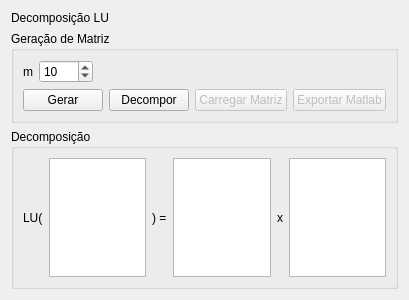
<?xml version="1.0" encoding="UTF-8"?>
<ui version="4.0">
 <class>LUTab</class>
 <widget class="QWidget" name="LUTab">
  <property name="geometry">
   <rect>
    <x>0</x>
    <y>0</y>
    <width>400</width>
    <height>300</height>
   </rect>
  </property>
  <property name="windowTitle">
   <string>Form</string>
  </property>
  <layout class="QVBoxLayout" name="verticalLayout">
   <item>
    <widget class="QLabel" name="label">
     <property name="text">
      <string>Decomposição LU</string>
     </property>
    </widget>
   </item>
   <item>
    <widget class="QGroupBox" name="groupBox">
     <property name="title">
      <string>Geração de Matriz</string>
     </property>
     <layout class="QVBoxLayout" name="verticalLayout_2">
      <item>
       <layout class="QHBoxLayout" name="horizontalLayout">
        <item>
         <widget class="QLabel" name="label_2">
          <property name="text">
           <string>m</string>
          </property>
         </widget>
        </item>
        <item>
         <widget class="QSpinBox" name="m_spinBox">
          <property name="minimum">
           <number>1</number>
          </property>
          <property name="maximum">
           <number>9999</number>
          </property>
          <property name="value">
           <number>10</number>
          </property>
         </widget>
        </item>
        <item>
         <spacer name="horizontalSpacer">
          <property name="orientation">
           <enum>Qt::Horizontal</enum>
          </property>
          <property name="sizeHint" stdset="0">
           <size>
            <width>40</width>
            <height>20</height>
           </size>
          </property>
         </spacer>
        </item>
       </layout>
      </item>
      <item>
       <layout class="QHBoxLayout" name="horizontalLayout_3">
        <item>
         <widget class="QPushButton" name="gen_pushButton">
          <property name="text">
           <string>Gerar</string>
          </property>
         </widget>
        </item>
        <item>
         <widget class="QPushButton" name="deco_pushButton">
          <property name="text">
           <string>Decompor</string>
          </property>
         </widget>
        </item>
        <item>
         <widget class="QPushButton" name="pushButton">
          <property name="enabled">
           <bool>false</bool>
          </property>
          <property name="text">
           <string>Carregar Matriz</string>
          </property>
         </widget>
        </item>
        <item>
         <widget class="QPushButton" name="pushButton_2">
          <property name="enabled">
           <bool>false</bool>
          </property>
          <property name="text">
           <string>Exportar Matlab</string>
          </property>
         </widget>
        </item>
        <item>
         <spacer name="horizontalSpacer_2">
          <property name="orientation">
           <enum>Qt::Horizontal</enum>
          </property>
          <property name="sizeHint" stdset="0">
           <size>
            <width>40</width>
            <height>20</height>
           </size>
          </property>
         </spacer>
        </item>
       </layout>
      </item>
     </layout>
    </widget>
   </item>
   <item>
    <widget class="QGroupBox" name="groupBox_2">
     <property name="title">
      <string>Decomposição</string>
     </property>
     <layout class="QHBoxLayout" name="horizontalLayout_2">
      <item>
       <widget class="QLabel" name="label_4">
        <property name="text">
         <string>LU(</string>
        </property>
       </widget>
      </item>
      <item>
       <widget class="QTableWidget" name="A_tableWidget">
        <attribute name="horizontalHeaderDefaultSectionSize">
         <number>60</number>
        </attribute>
        <attribute name="horizontalHeaderMinimumSectionSize">
         <number>60</number>
        </attribute>
        <attribute name="verticalHeaderMinimumSectionSize">
         <number>30</number>
        </attribute>
       </widget>
      </item>
      <item>
       <widget class="QLabel" name="label_5">
        <property name="text">
         <string>) =</string>
        </property>
       </widget>
      </item>
      <item>
       <widget class="QTableWidget" name="B_tableWidget">
        <property name="editTriggers">
         <set>QAbstractItemView::NoEditTriggers</set>
        </property>
        <attribute name="horizontalHeaderDefaultSectionSize">
         <number>60</number>
        </attribute>
        <attribute name="horizontalHeaderMinimumSectionSize">
         <number>60</number>
        </attribute>
        <attribute name="verticalHeaderMinimumSectionSize">
         <number>30</number>
        </attribute>
       </widget>
      </item>
      <item>
       <widget class="QLabel" name="label_3">
        <property name="text">
         <string>x</string>
        </property>
       </widget>
      </item>
      <item>
       <widget class="QTableWidget" name="C_tableWidget">
        <property name="editTriggers">
         <set>QAbstractItemView::NoEditTriggers</set>
        </property>
        <attribute name="horizontalHeaderDefaultSectionSize">
         <number>60</number>
        </attribute>
        <attribute name="horizontalHeaderMinimumSectionSize">
         <number>60</number>
        </attribute>
        <attribute name="verticalHeaderMinimumSectionSize">
         <number>30</number>
        </attribute>
       </widget>
      </item>
     </layout>
    </widget>
   </item>
  </layout>
 </widget>
 <resources/>
 <connections/>
</ui>
